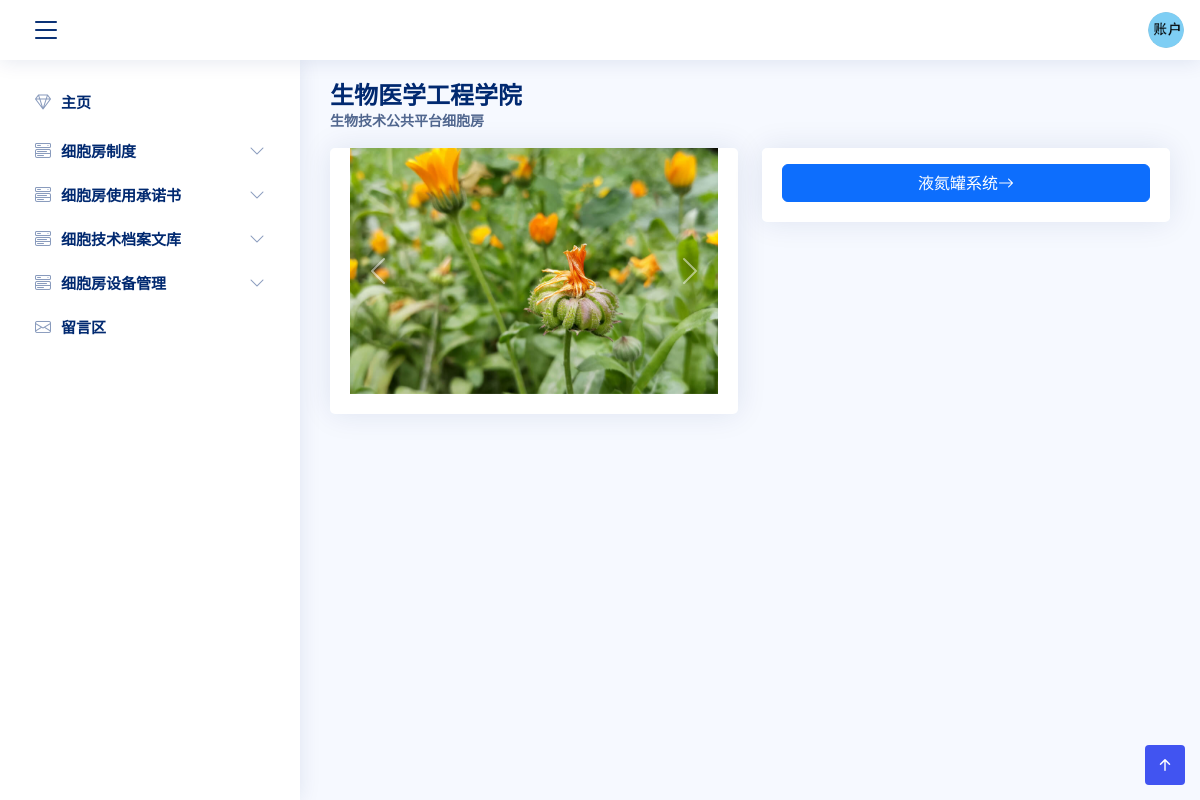
The app's page / (signed in) with its own data.
### MainApp/models.py (models this page shows, shortened)
class UnitGroup(models.Model):
    name = models.CharField('名称', max_length=128)
    class Meta:
        verbose_name = '单元组'
        verbose_name_plural = verbose_name

### MainApp/views.py (the view)
# urls.py: path('', views.index, name='index'),
def index(request):
    unit_groups = UnitGroup.objects.all()
    groups = []
    for group in unit_groups:
        groups.append({
            'group': group,
            'units': Unit.objects.filter(group=group)
        })
    if request.session.get('is_login', None) is not True:
        return redirect('MainApp:login')
    name = request.session.get('user_name')
    return render(request, 'index.html', locals())

### MainApp/templates/index.html (shortened to what this page needs)
{% load static %}
<!DOCTYPE html>
<html lang="en">
<head>
    <link href="https://cdn.bootcdn.net/ajax/libs/twitter-bootstrap/5.2.0/css/bootstrap.min.css" rel="stylesheet">
    <link href="{% static 'vendor/bootstrap-icons/bootstrap-icons.css' %}" rel="stylesheet">
    <link href="{% static 'css/style.css' %}" rel="stylesheet">
</head>
<body>
{% include 'base.html' %}
<main id="main" class="main">
    <div class="pagetitle">
        <h1>生物医学工程学院</h1>
        <nav>
            <ol class="breadcrumb">
                <li class="breadcrumb-item active">生物技术公共平台细胞房</li>
            </ol>
        </nav>
    </div>
    <section class="section">
        <div class="row">
            <div class="col-lg-6">
                <div class="card">
                    <div class="card-body">
                        <div id="carouselExampleControls" class="carousel slide" data-bs-ride="carousel">
                            <div class="carousel-inner">
                                <div class="carousel-item active">
                                    <img src="{% static 'img/slides-2.jpg' %}" class="d-block w-100" alt="...">
                                </div>
                            </div>
                            <button class="carousel-control-prev" type="button"
                                    data-bs-target="#carouselExampleControls" data-bs-slide="prev">
                                <span class="carousel-control-prev-icon" aria-hidden="true"></span>
                            </button>
                            <button class="carousel-control-next" type="button"
                                    data-bs-target="#carouselExampleControls" data-bs-slide="next">
                                <span class="carousel-control-next-icon" aria-hidden="true"></span>
                            </button>
                        </div>
                    </div>
                </div>
            </div>
            <div class="col-lg-6">
                <a href="{% url 'MainApp:ln_index' %}">
                    <div class="card">
                        <div class="card-body">
                            <div class="d-grid gap-2 mt-3">
                                <button class="btn btn-primary" type="button">
                                    液氮罐系统<i class="bi bi-arrow-right"></i>
                                </button>
                            </div>
                        </div>
                    </div>
                </a>
            </div>
        </div>
    </section>
</main>
{% include 'footer.html' %}
</body>
</html>

### MainApp/templates/base.html (shortened to what this page needs)
{% load static %}
<!DOCTYPE html>
<html lang="zh">
<header class="header fixed-top d-flex align-items-center">
    <div class="d-flex align-items-center justify-content-between">
        <i class="bi bi-list toggle-sidebar-btn"></i>
    </div>
    <nav class="header-nav ms-auto">
        <ul class="d-flex align-items-center">
            <li class="nav-item dropdown pe-3">
                <a class="nav-link nav-profile d-flex align-items-center pe-0" href="#" data-bs-toggle="dropdown"
                   aria-expanded="false">
                    <img src="{% static 'img/account.png' %}" alt="Profile" class="rounded-circle">
                </a>
            </li>
        </ul>
    </nav>
</header>
<aside class="sidebar" id="sidebar">
    <ul class="sidebar-nav" id="sidebar-nav">
        <li class="nav-item">
            <a class="nav-link collapsed" href="{% url 'MainApp:index' %}">
                <i class="bi bi-gem"></i>
                <span>主页</span>
            </a>
        </li>
        {% for item in groups %}
            <a class="nav-link collapsed" data-bs-target="#model{{ item.group.id }}" data-bs-toggle="collapse" href="#">
                <i class="bi bi-menu-button-wide"></i><span>{{ item.group.name }}</span><i
                    class="bi bi-chevron-down ms-auto"></i>
            </a>
        {% endfor %}
        <li class="nav-item">
            <a class="nav-link collapsed" href="{% url 'MainApp:comments' %}">
                <i class="bi bi-envelope"></i>
                <span>留言区</span>
            </a>
        </li>
    </ul>
</aside>
</html>

### MainApp/static/css/style.css (style rules this page uses)
body { margin: 0; padding: 0; font-family: 'Source Sans Pro', sans-serif; background: #000000 radial-gradient(ellipse at center, rgba(8, 15, 15, 1) 0%, rgba(0, 0, 0, 1) 100%); filter: progid:DXImageTransform.Microsoft.gradient(startColorstr='#080F0F', endColorstr='#000000', GradientType=1); }
html { -ms-overflow-style: scrollbar; }
.alltrans, a, input[type="button"], input[type="submit"], button, table th, table td, .navigation-menu > li > a span:after, .btn, .btn:after, .section-title:after, .service-icon, .owl-dot, .owl-nav > div, .blog-img img, .owl-nav > div:before, .portfolio-box:after, .portfolio-box img, .portfolio-content { -webkit-transition: all 0.4s ease; transition: all 0.4s ease; }
a { color: #e52225; text-decoration: none; }
h1, h2, h3, h4, h5, h6 { line-height: 1.3; margin: 0 0 15px; font-weight: 700; color: #0f0f0f; text-transform: capitalize; font-family: 'Amatic SC', cursive; }
h1, h2 { font-size: 60px; }
:root { --input-padding-x: 1.5rem; --input-padding-y: .75rem; }
:root { scroll-behavior: smooth; }
body { font-family: "Open Sans", sans-serif; background: #f6f9ff; color: #444444; }
a { color: #4154f1; text-decoration: none; }
h1, h2, h3, h4, h5, h6 { font-family: "Nunito", sans-serif; }
#main { margin-top: 60px; padding: 20px 30px; transition: all 0.3s; }
.pagetitle { margin-bottom: 10px; }
.pagetitle h1 { font-size: 24px; margin-bottom: 0; font-weight: 600; color: #012970; }
.card { margin-bottom: 30px; border: none; border-radius: 5px; box-shadow: 0px 0 30px rgba(1, 41, 112, 0.1); }
.card-body { padding: 0 20px 20px 20px; }
.breadcrumb { font-size: 14px; font-family: "Nunito", sans-serif; color: #899bbd; font-weight: 600; }
.breadcrumb .breadcrumb-item::before { color: #899bbd; }
.breadcrumb .active { color: #51678f; font-weight: 600; }
.header { transition: all 0.5s; z-index: 997; height: 60px; box-shadow: 0px 2px 20px rgba(1, 41, 112, 0.1); background-color: #fff; padding-left: 20px; }
.header .toggle-sidebar-btn { font-size: 32px; padding-left: 10px; cursor: pointer; color: #012970; }
.header-nav ul { list-style: none; }
.header-nav > ul { margin: 0; padding: 0; }
.header-nav .nav-profile { color: #012970; }
.header-nav .nav-profile img { max-height: 36px; }
.sidebar { position: fixed; top: 60px; left: 0; bottom: 0; width: 300px; z-index: 996; transition: all 0.3s; padding: 20px; overflow-y: auto; scrollbar-width: thin; scrollbar-color: #aab7cf transparent; box-shadow: 0px 0px 20px rgba(1, 41, 112, 0.1); background-color: #fff; }
@media (min-width: 1200px) { #main, #footer { margin-left: 300px; } }
.sidebar-nav { padding: 0; margin: 0; list-style: none; }
.sidebar-nav li { padding: 0; margin: 0; list-style: none; }
.sidebar-nav .nav-item { margin-bottom: 5px; }
.sidebar-nav .nav-link { display: flex; align-items: center; font-size: 15px; font-weight: 600; color: #4154f1; transition: 0.3; background: #f6f9ff; padding: 10px 15px; border-radius: 4px; }
.sidebar-nav .nav-link i { font-size: 16px; margin-right: 10px; color: #4154f1; }
.sidebar-nav .nav-link.collapsed { color: #012970; background: #fff; }
.sidebar-nav .nav-link.collapsed i { color: #899bbd; }
.sidebar-nav .nav-link .bi-chevron-down { margin-right: 0; transition: transform 0.2s ease-in-out; }

### records on screen
UnitGroup: group.name "细胞房制度"
UnitGroup: group.name "细胞房使用承诺书"
UnitGroup: group.name "细胞技术档案文库"
UnitGroup: group.name "细胞房设备管理"
